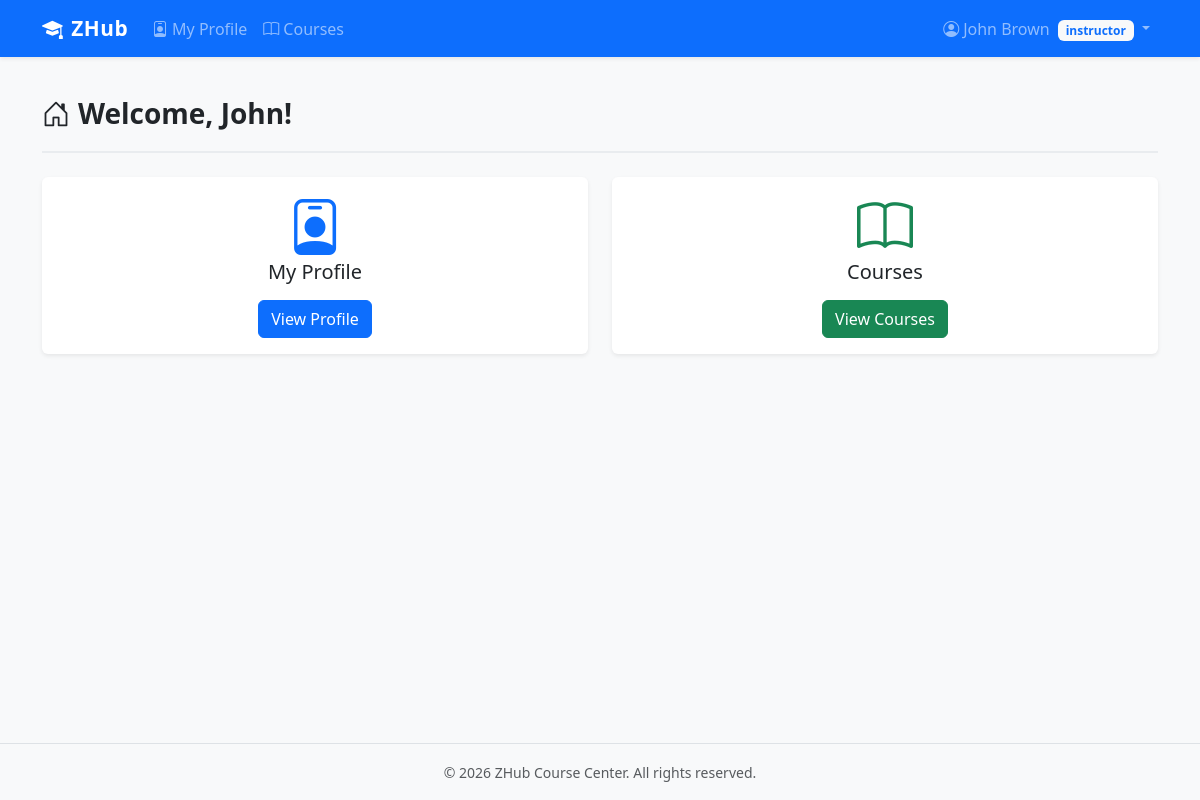
The page / (signed in) on the database its author committed.
### website/models.py (models this page shows, shortened)
class User(UserMixin, db.Model):
    __tablename__ = 'users'
    id = db.Column(db.Integer, primary_key=True)
    email = db.Column(db.String(150), unique=True, nullable=False, index=True)
    password_hash = db.Column(db.String(256), nullable=False)
    role = db.Column(db.String(20), nullable=False, default='student')  # admin / instructor / student
    first_name = db.Column(db.String(100), nullable=False)
    last_name = db.Column(db.String(100), nullable=False)
    phone = db.Column(db.String(20))
    is_active = db.Column(db.Boolean, default=True)
    created_at = db.Column(db.DateTime, default=lambda: datetime.now(timezone.utc))
    student = db.relationship('Student', backref='user', uselist=False, cascade='all, delete-orphan')
    instructor = db.relationship('Instructor', backref='user', uselist=False, cascade='all, delete-orphan')
    @property
    def full_name(self):
        return f'{self.first_name} {self.last_name}'

### website/auth/routes.py (the view)
@auth_bp.route('/')
@login_required
def home():
    return render_template('home.html')

### website/templates/home.html (shortened to what this page needs)
{% extends "base.html" %}
{% block content %}
<div class="page-header">
    <h1><i class="bi bi-house-door me-2"></i>Welcome, {{ current_user.first_name }}!</h1>
</div>
{% if current_user.role == 'admin' %}
<div class="row g-4">
    <div class="col-md-4">
        <div class="card stat-card h-100" style="border-left-color: #0d6efd;">
            <div class="card-body text-center">
                <i class="bi bi-speedometer2 display-4 text-primary mb-2"></i>
                <h5 class="card-title">Dashboard</h5>
                <p class="text-muted">View system statistics and analytics.</p>
                <a href="{{ url_for('admin.dashboard') }}" class="btn btn-primary">Go to Dashboard</a>
            </div>
        </div>
    </div>
    <div class="col-md-4">
        <div class="card stat-card h-100" style="border-left-color: #198754;">
            <div class="card-body text-center">
                <i class="bi bi-person-plus display-4 text-success mb-2"></i>
                <h5 class="card-title">Create User</h5>
                <p class="text-muted">Add new students, instructors, or admins.</p>
                <a href="{{ url_for('admin.create_user') }}" class="btn btn-success">Create User</a>
            </div>
        </div>
    </div>
    <div class="col-md-4">
        <div class="card stat-card h-100" style="border-left-color: #ffc107;">
            <div class="card-body text-center">
                <i class="bi bi-book display-4 text-warning mb-2"></i>
                <h5 class="card-title">Courses</h5>
                <p class="text-muted">Manage courses, groups, and enrollments.</p>
                <a href="{{ url_for('courses.list_courses') }}" class="btn btn-warning text-dark">View Courses</a>
            </div>
        </div>
    </div>
</div>
{% elif current_user.role == 'instructor' %}
<div class="row g-4">
    <div class="col-md-6">
        <div class="card h-100">
            <div class="card-body text-center">
                <i class="bi bi-person-badge display-4 text-primary mb-2"></i>
                <h5>My Profile</h5>
                <a href="{{ url_for('instructors.profile') }}" class="btn btn-primary mt-2">View Profile</a>
            </div>
        </div>
    </div>
    <div class="col-md-6">
        <div class="card h-100">
            <div class="card-body text-center">
                <i class="bi bi-book display-4 text-success mb-2"></i>
                <h5>Courses</h5>
                <a href="{{ url_for('courses.list_courses') }}" class="btn btn-success mt-2">View Courses</a>
            </div>
        </div>
    </div>
</div>
{% endif %}
{% endblock %}

### website/templates/base.html (shortened to what this page needs)
<!DOCTYPE html>
<html lang="en">
<head>
    <link href="https://cdn.jsdelivr.net/npm/bootstrap@5.3.3/dist/css/bootstrap.min.css" rel="stylesheet">
    <link href="https://cdn.jsdelivr.net/npm/bootstrap-icons@1.11.3/font/bootstrap-icons.min.css" rel="stylesheet">
    <link href="{{ url_for('static', filename='css/style.css') }}" rel="stylesheet">
</head>
<body>
    <nav class="navbar navbar-expand-lg navbar-dark bg-primary shadow-sm">
        <div class="container">
            <a class="navbar-brand fw-bold" href="{{ url_for('auth.home') }}">
                <i class="bi bi-mortarboard-fill me-2"></i>ZHub
            </a>
            <div class="collapse navbar-collapse" id="mainNav">
                {% if current_user.is_authenticated %}
                <ul class="navbar-nav me-auto">
                    {% if current_user.role == 'instructor' %}
                    <li class="nav-item">
                        <a class="nav-link" href="{{ url_for('instructors.profile') }}">
                            <i class="bi bi-person-badge me-1"></i>My Profile
                        </a>
                    </li>
                    <li class="nav-item">
                        <a class="nav-link" href="{{ url_for('courses.list_courses') }}">
                            <i class="bi bi-book me-1"></i>Courses
                        </a>
                    </li>
                    {% endif %}
                </ul>
                <ul class="navbar-nav">
                    <li class="nav-item dropdown">
                        <a class="nav-link dropdown-toggle" href="#" data-bs-toggle="dropdown">
                            <i class="bi bi-person-circle me-1"></i>{{ current_user.full_name }}
                            <span class="badge bg-light text-primary ms-1">{{ current_user.role }}</span>
                        </a>
                    </li>
                </ul>
                {% endif %}
            </div>
        </div>
    </nav>
    <main class="container py-4">
        {% block content %}{% endblock %}
    </main>
    <footer class="bg-light text-center text-muted py-3 mt-auto border-top">
        <div class="container">
            <small>&copy; 2026 ZHub Course Center. All rights reserved.</small>
        </div>
    </footer>
</body>
</html>

### website/static/css/style.css (style rules this page uses)
body { min-height: 100vh; display: flex; flex-direction: column; background-color: #f8f9fa; }
main { flex: 1; }
.navbar-brand { font-size: 1.3rem; letter-spacing: 0.5px; }
.card { border: none; box-shadow: 0 0.125rem 0.25rem rgba(0, 0, 0, 0.075); transition: box-shadow 0.2s ease; }
.page-header { margin-bottom: 1.5rem; padding-bottom: 0.75rem; border-bottom: 2px solid #e9ecef; }
.page-header h1 { font-size: 1.75rem; font-weight: 700; color: #212529; }

### rows shown on the page
User: full_name "John Brown", role "instructor", first_name "John"
